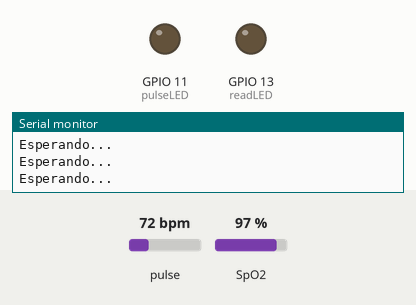
The sketch below on a simulated ESP32-S3. Parts: output pins drawn as LEDs (lit = HIGH), the last lines printed to the serial monitor. Dashed ring = blinking. Inputs (shaded band) come from the test bench; at power-on: pulse 72 bpm, SpO2 97 %. Random numbers use the default seed unless the sketch sets one; nothing arrives over Bluetooth unless stated.

Above: at 1.2 s.
1.3 s: pulse set to 130 bpm
At 5.6 s:
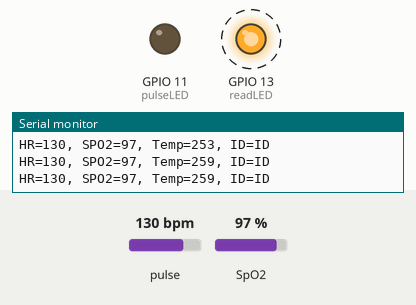
5.8 s: SpO2 set to 100 %
9.3 s: SpO2 set to 80 %
Timing chart, 0 to 18.8 s (numbered marks = the images above; inputs shaded):
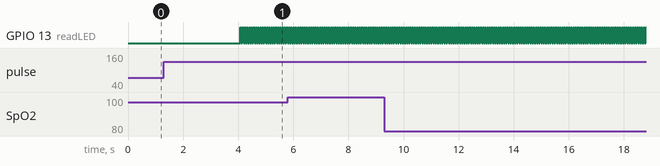

Measured:
- by itself, GPIO 13 (readLED): alternates HIGH for 0.04 s and LOW for 0.04 s

The sketch:

Bluetooth_master.ino
```cpp
//codigo del maestro
//COM 9

#include <Wire.h>
#include "MAX30105.h"
#include "spo2_algorithm.h"
#include "BluetoothSerial.h"

MAX30105 particleSensor;

#define RXD2 16
#define TXD2 17
#define MAX_BRIGHTNESS 255

#if defined(__AVR_ATmega328P__) || defined(__AVR_ATmega168__)

uint16_t irBuffer[100]; //infrared LED sensor data
uint16_t redBuffer[100];  //red LED sensor data
#else
uint32_t irBuffer[100]; //infrared LED sensor data
uint32_t redBuffer[100];  //red LED sensor data
#endif

BluetoothSerial SerialBT;

String MACadd = "3C:61:05:13:DC:6E";
uint8_t address[6]  = {0x3C, 0x61, 0x05, 0x13, 0xDC, 0x6E};

String name = "ESP32test";
const char *pin = "1234"; //<- standard pin would be provided by default
bool connected;
String BPM,TEMP,SAT, ID;
String dato;

int32_t bufferLength; //data length
int32_t spo2; //SPO2 value
int8_t validSPO2; //indicator to show if the SPO2 calculation is valid
int32_t heartRate; //heart rate value
int8_t validHeartRate; //indicator to show if the heart rate calculation is valid

byte pulseLED = 11; //Must be on PWM pin
byte readLED = 13; //Blinks with each data read


void setup() {
  Serial.begin(9600);
  pinMode(pulseLED, OUTPUT);
  pinMode(readLED, OUTPUT);

  SerialBT.begin("ESP32", true);

  Serial.println("The device started in master mode, make sure remote BT device is on!");
  Serial2.begin(9600,SERIAL_8N1,RXD2,TXD2);

  connected = SerialBT.connect(address);

  if(connected) {
    Serial.println("Connected Succesfully!");
  } else {
    while(!SerialBT.connected(10000)) {
      Serial.println("Failed to connect. Make sure remote device is available and in range, then restart app.");
    }
  }

  // Initialize sensor
  if (!particleSensor.begin(Wire, I2C_SPEED_FAST)) //Use default I2C port, 400kHz speed
  {
    Serial.println(F("MAX30105 was not found. Please check wiring/power."));
    while (1);
  }

  byte ledBrightness = 60; //Options: 0=Off to 255=50mA
  byte sampleAverage = 4; //Options: 1, 2, 4, 8, 16, 32
  byte ledMode = 2; //Options: 1 = Red only, 2 = Red + IR, 3 = Red + IR + Green
  byte sampleRate = 100; //Options: 50, 100, 200, 400, 800, 1000, 1600, 3200
  int pulseWidth = 411; //Options: 69, 118, 215, 411
  int adcRange = 4096; //Options: 2048, 4096, 8192, 16384

  particleSensor.setup(ledBrightness, sampleAverage, ledMode, sampleRate, pulseWidth, adcRange); //Configure sensor with these settings
}

void loop() {


  bufferLength = 100; //buffer length of 100 stores 4 seconds of samples running at 25sps

  //read the first 100 samples, and determine the signal range
  for (byte i = 0 ; i < bufferLength ; i++)
  {
    while (particleSensor.available() == false) //do we have new data?
      particleSensor.check(); //Check the sensor for new data

    redBuffer[i] = particleSensor.getRed();
    irBuffer[i] = particleSensor.getIR();
    particleSensor.nextSample(); //We're finished with this sample so move to next sample

    Serial.println(F("Esperando..."));
  }

  //calculate heart rate and SpO2 after first 100 samples (first 4 seconds of samples)
  maxim_heart_rate_and_oxygen_saturation(irBuffer, bufferLength, redBuffer, &spo2, &validSPO2, &heartRate, &validHeartRate);

  //Continuously taking samples from MAX30102.  Heart rate and SpO2 are calculated every 1 second
  while (1)
  {
    //dumping the first 25 sets of samples in the memory and shift the last 75 sets of samples to the top
    for (byte i = 25; i < 100; i++)
    {
      redBuffer[i - 25] = redBuffer[i];
      irBuffer[i - 25] = irBuffer[i];
    }

    //take 25 sets of samples before calculating the heart rate.
    for (byte i = 75; i < 100; i++)
    {
      while (particleSensor.available() == false) //do we have new data?
        particleSensor.check(); //Check the sensor for new data

      digitalWrite(readLED, !digitalRead(readLED)); //Blink onboard LED with every data read

      redBuffer[i] = particleSensor.getRed();
      irBuffer[i] = particleSensor.getIR();
      particleSensor.nextSample(); //We're finished with this sample so move to next sample

      Serial.print(F("HR="));
      BPM = String(heartRate);
      Serial.print(BPM);

      Serial.print(F(", SPO2="));
      SAT = String(spo2);
      Serial.print(SAT);

      TEMP = String(random(250,260));
      Serial.print(", Temp=");
      Serial.print(TEMP);

      ID = "ID";
      Serial.print(", ID=");
      Serial.println(ID);

      if(validHeartRate && heartRate > 40 && heartRate < 120 && BPM.length() == 2 && validSPO2 && spo2 > 50){
        SerialBT.write('|'); //Bandera
        SerialBT.write('0');
        SerialBT.write(BPM[0]);
        SerialBT.write(BPM[1]);
        SerialBT.write(SAT[0]);
        SerialBT.write(SAT[1]);
        SerialBT.write(TEMP[0]);
        SerialBT.write(TEMP[1]);
        SerialBT.write(TEMP[2]);
        SerialBT.write(ID[0]);
        SerialBT.write(ID[1]);
      }
      else if(validHeartRate && heartRate > 40 && heartRate < 120 && BPM.length() == 3 && validSPO2 && spo2 > 50){
        SerialBT.write('|'); //Bandera
        SerialBT.write(BPM[0]);
        SerialBT.write(BPM[1]);
        SerialBT.write(BPM[2]);
        SerialBT.write(SAT[0]);
        SerialBT.write(SAT[1]);
        SerialBT.write(TEMP[0]);
        SerialBT.write(TEMP[1]);
        SerialBT.write(TEMP[2]);
        SerialBT.write(ID[0]);
        SerialBT.write(ID[1]);
      }

    }

    //After gathering 25 new samples recalculate HR and SP02
    maxim_heart_rate_and_oxygen_saturation(irBuffer, bufferLength, redBuffer, &spo2, &validSPO2, &heartRate, &validHeartRate);
  }
}
```
